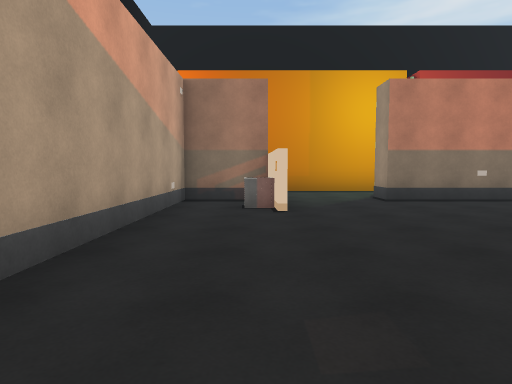
view 1 (above)

17 first-person views from a walk through a Unity game level. The camera is 1.3 m above the floor, tilts 4° down and sees 75° across. The floor is counted in squares, 2 m on a side. Each view is taken from the middle of a square. On the plan, view 1 faces up. The plan holds only what a view shows up to about 10 squares ahead; the rest is blank. The place goes on beyond the plan. The player character is not drawn. Door leaves are left out, so doorways stand open. Some surface patterns are stand-ins.

view 2
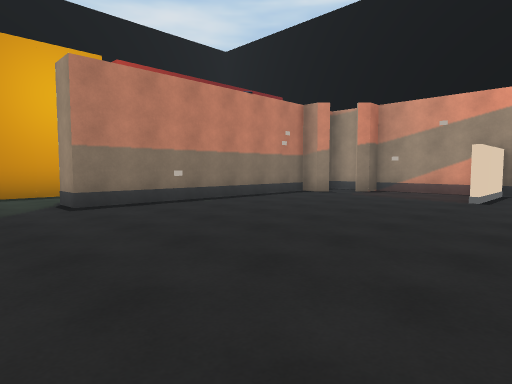

view 3
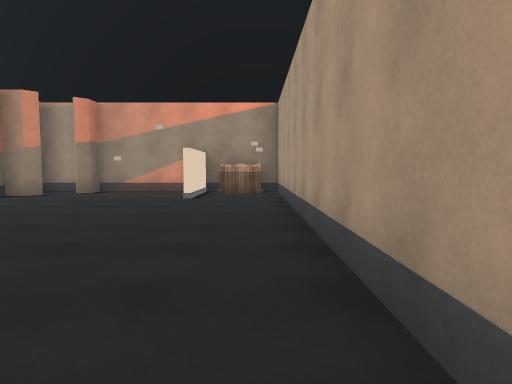

view 4
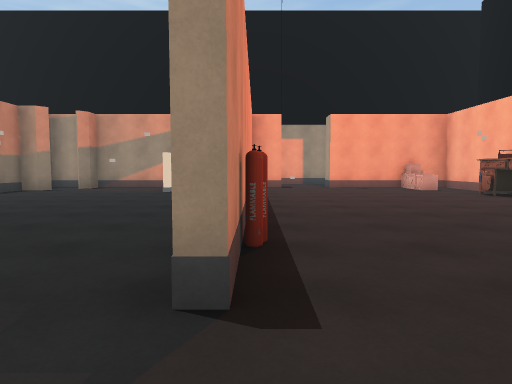

view 5
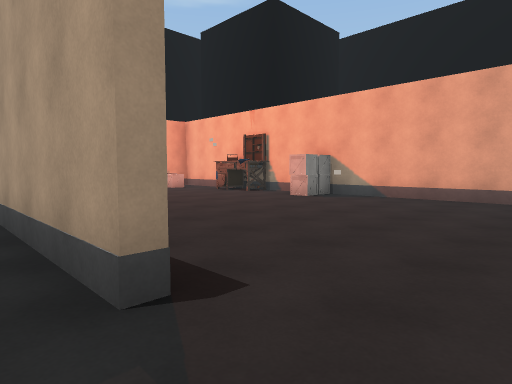

view 6
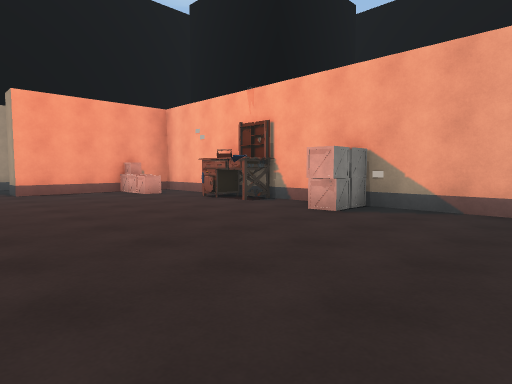

view 7
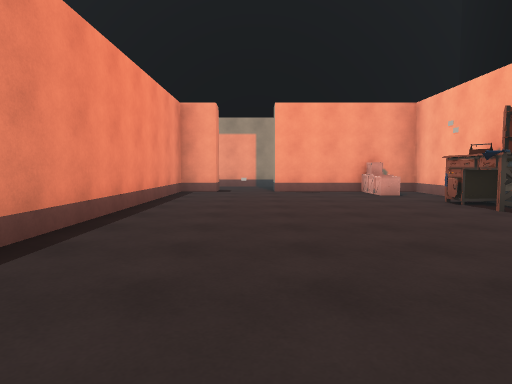

view 8
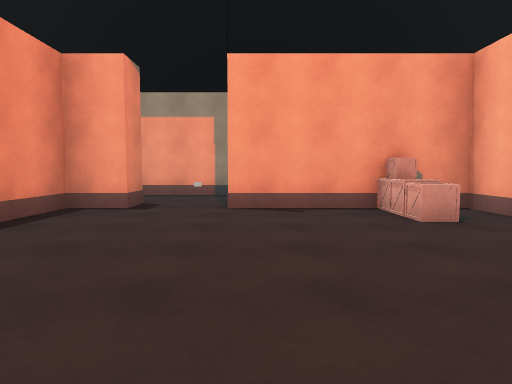

view 9
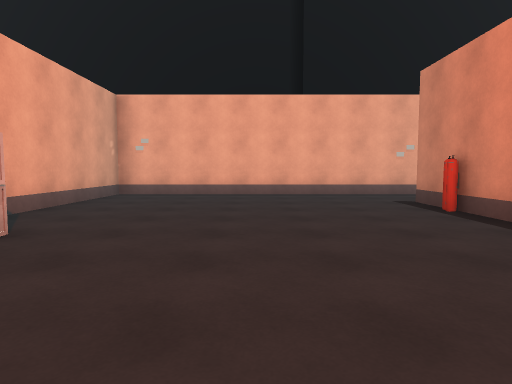

view 10
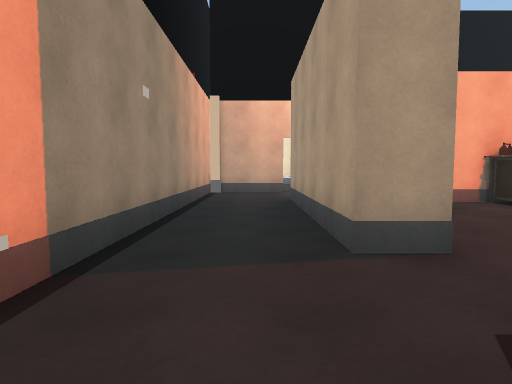

view 11
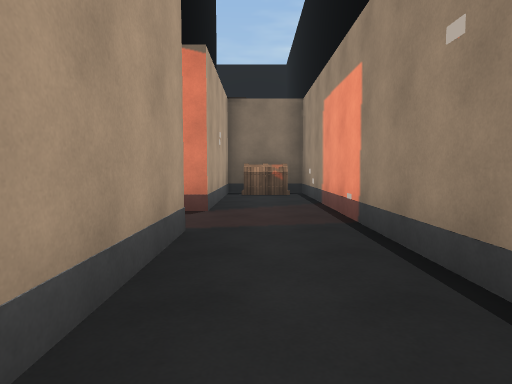

view 12
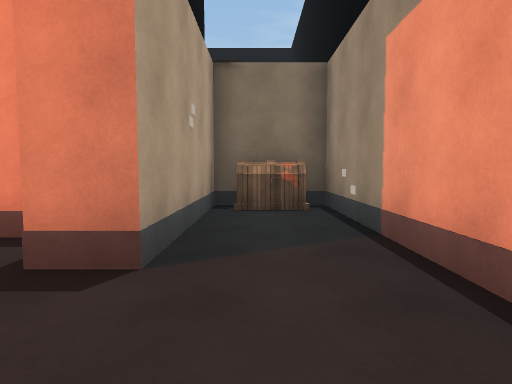

view 13
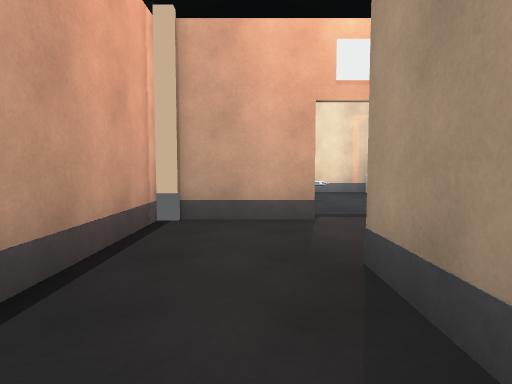

view 14
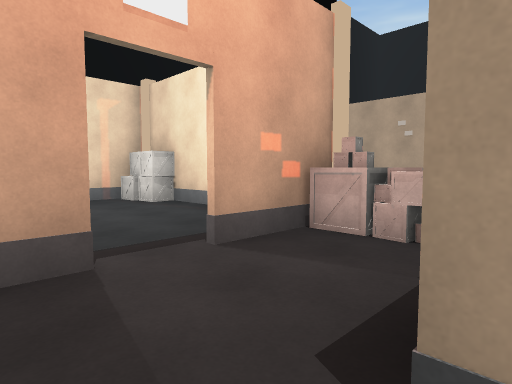

view 15
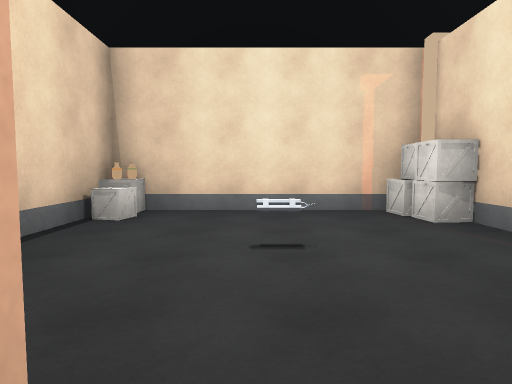

view 16
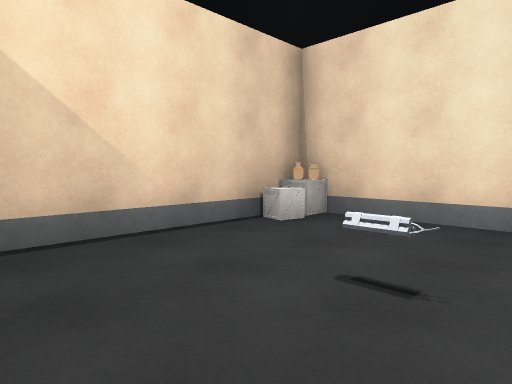

view 17
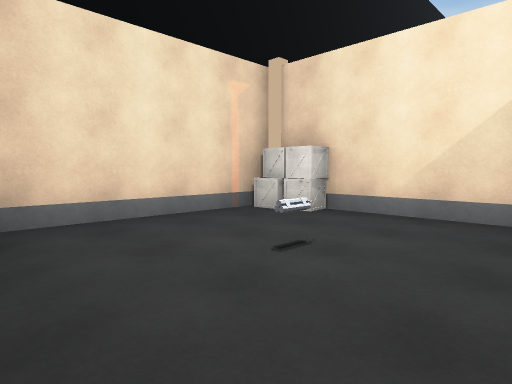

### Floor plan
Points are (right, up) in squares from view 1. A wall is a line through its corners. A room is listed if a view was taken in it or the views show most of it. See-through windows are left out.
Room 1 (views 1, 2, 3, 4, 5, 6, 7, 8, 9)
walls: (0.4, 0.4) (10.5, 0.4) (10.5, 2.4) (8.2, 2.4); (5, -6.5) (10.5, -6.5) (10.5, -2.5); (10.5, -0.9) (10.5, 0.1) (0.5, 0.1); (10.5, 3.4) (10.5, 5.4) (10, 5.4) (9.7, 5.7); (4.5, 7) (2.8, 7); (0.5, 7) (-1.5, 7) (-1.5, -6.5) (3.5, -6.5); (9.3, 6.2) (9, 6.5); (9, 7) (5.5, 7); (10.5, 6.1) (10.5, 7)
ways out: open door at (11, -1.5) to room 2; opening at (1.5, 7)
objects: other object (0, 6); other object (2, 0); other object (4, -6); other object (6, -6) to (7, -6); other object (9, -5); other object (10, -5); other object (10, 1) to (10, 2)
Room 2 (views 10, 11, 12, 13, 14)
walls: (11.3, -2.5) (11.3, -7.4); (13.2, 2.1) (13.2, 3) (12.4, 3); (11.3, 2.4) (11.3, -0.9); (13.2, -9.2) (13.2, 0.5)
ways out: open door at (11, -1.5) to room 1; opening at (12, -8) to room 3
objects: other object (12, 3); other object (14, -2); other object (14, 1); other object (14, 2)
Room 3 (views 15, 16, 17)
walls: (11.1, -9.2) (13.2, -9.2); (8.3, -10.5) (8.3, -13.1); (13.2, -13.2) (13.2, -10.4); (8.4, -9.2) (10.2, -9.2); (8.5, -14.2) (12.5, -14.2)
ways out: opening at (12, -8) to room 2
objects: other object (9, -14); other object (9, -13); other object (9, -8); other object (11, -12); other object (13, -14); other object (13, -13)

Where each view was taken, in squares from view 1:
view 1: 0 up, 0 right, facing up
view 2: 1 up, 1 right, facing up-right
view 3: 1 up, 1 right, facing right
view 4: 0 up, 1 left, facing right
view 5: 1 up, 1 left, facing down-right
view 6: 1 down, 1 right, facing down-right
view 7: 2 down, 1 right, facing right
view 8: 3 down, 5 right, facing right
view 9: 3 down, 7 right, facing left
view 10: 0 up, 12 right, facing down
view 11: 6 down, 12 right, facing up
view 12: 3 down, 12 right, facing up
view 13: 5 down, 12 right, facing down
view 14: 7 down, 12 right, facing down-left
view 15: 9 down, 11 right, facing down
view 16: 10 down, 10 right, facing down-right
view 17: 10 down, 13 right, facing down-left
